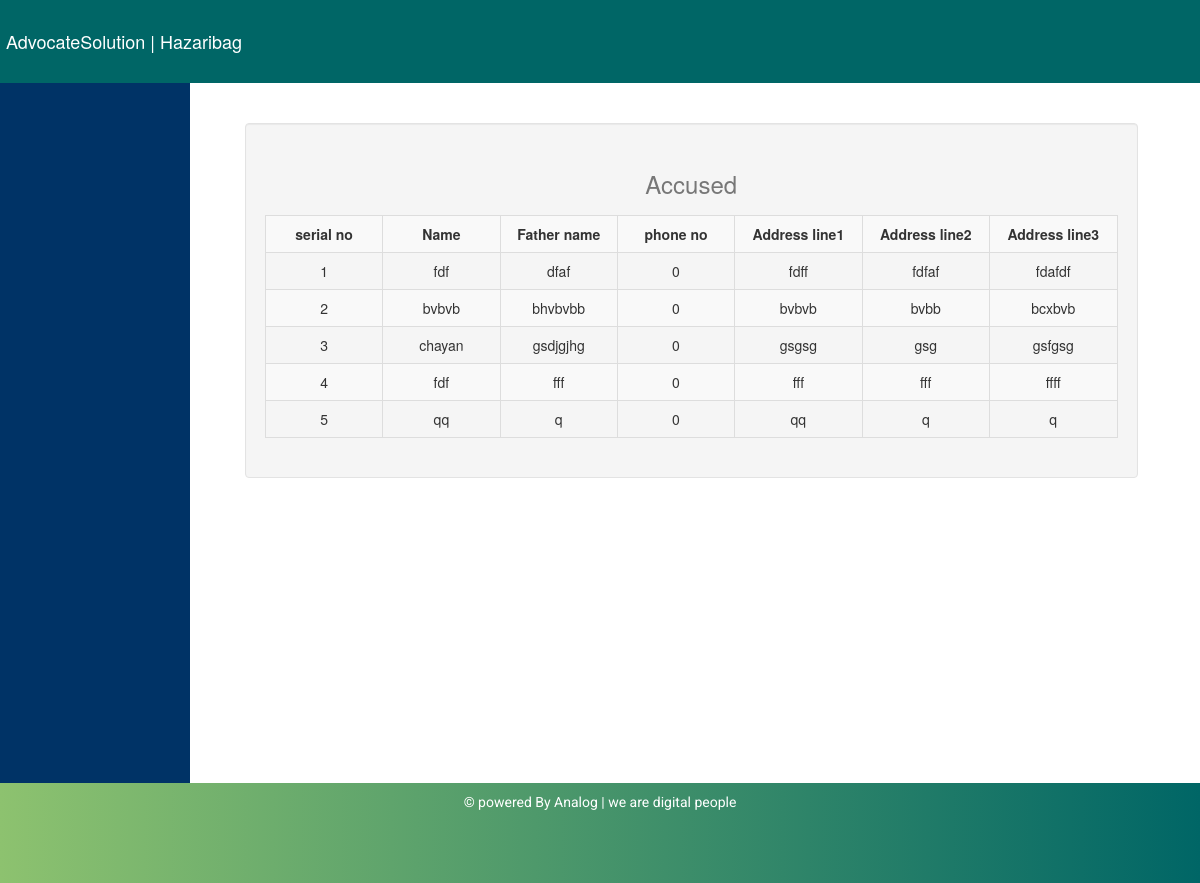
/home/accused.php?case_no=fdaf, run on the app's committed database.
### tables this page shows
CREATE TABLE `accused_details` (
  `accused_id` int(40) NOT NULL,
  `case_no` varchar(50) NOT NULL,
  `name` varchar(80) NOT NULL,
  `father_name` varchar(80) NOT NULL,
  `phone_no` int(30) NOT NULL,
  `address_line1` varchar(80) NOT NULL,
  `address_line2` varchar(80) NOT NULL,
  `address_line3` varchar(90) NOT NULL
);

### home/accused.php (the view, shortened to what this page needs)
<?php
include("../includes/database.php");
$case_no=$_GET['case_no'];
?>
<!doctype html>
<?php include('../includes/header.php'); ?>
<body>
<div class="container-fluid">
      <a href="../index.php" class="navbar-brand" style="margin-top:25px;">AdvocateSolution | Hazaribag</a>
      </div>
<div class="row">
	<div class="col-lg-2" style="background:#036; height:700px;text-align:center">
    </div>
	<div class="col-lg-9"style="text-align:center;margin-left:40px;">
	<br/><br/>
	<div class="well">
<table border='2' class="table table-striped table-bordered table-hover">
<caption><h3  align='center'>Accused</h3></caption>
<tr>
<td style="min-width: 100px;"align='center'><strong>serial no</strong></td>
<td style="min-width: 100px;"align='center'><strong>Name</strong></td>
<td style="min-width: 100px; max-width:150px;"align='center'><strong>Father name</strong></td>
<td style="min-width: 100px;"><strong>phone no</strong></td>
<td style="min-width: 100px;"align='center'><strong>Address line1</strong></td>
<td style="min-width: 100px;"align='center'><strong>Address line2</strong></td>
<td style="min-width: 100px;"align='center'><strong>Address line3</strong></td>
</tr>
<?php
$si=0;
$sql_date="select * from accused_details where case_no='$case_no'";
$result=mysqli_query($con,$sql_date);
while($row_date=mysqli_fetch_array($result))
{
	$si=$si+1;
	$name=$row_date['name'];
	$father_name=$row_date['father_name'];
	$phone_no=$row_date['phone_no'];
	$address_line1=$row_date['address_line1'];
	$address_line2=$row_date['address_line2'];
	$address_line3=$row_date['address_line3'];
?>
<tr>
<td>  <?php echo $si ?> </td>
<td>  <?php echo $name; ?> </td>
<td>  <?php echo $father_name; ?> </td>
<td>  <?php echo $phone_no; ?> </td>
<td>  <?php echo $address_line1; ?> </td>
<td>  <?php echo $address_line2;?> </td>
<td>  <?php echo $address_line3; ?> </td>
</tr>
<?php
}
?>
</table>
</div>
</div>
</div>
<?php include('../includes/footer.php');?>
</body>
</html>

### style/style.css (style rules this page uses)
* { margin:0; padding:0; }
.container-fluid { background:#006666; padding:4px; color:#996; }
.container-fluid a { color:white; padding:2px; }

### data on the page
accused_details: name "fdf", father_name "dfaf", phone_no "0", address_line1 "fdff", address_line2 "fdfaf", address_line3 "fdafdf"
accused_details: name "bvbvb", father_name "bhvbvbb", phone_no "0", address_line1 "bvbvb", address_line2 "bvbb", address_line3 "bcxbvb"
accused_details: name "chayan", father_name "gsdjgjhg", phone_no "0", address_line1 "gsgsg", address_line2 "gsg", address_line3 "gsfgsg"
accused_details: name "fdf", father_name "fff", phone_no "0", address_line1 "fff", address_line2 "fff", address_line3 "ffff"
accused_details: name "qq", father_name "q", phone_no "0", address_line1 "qq", address_line2 "q", address_line3 "q"
